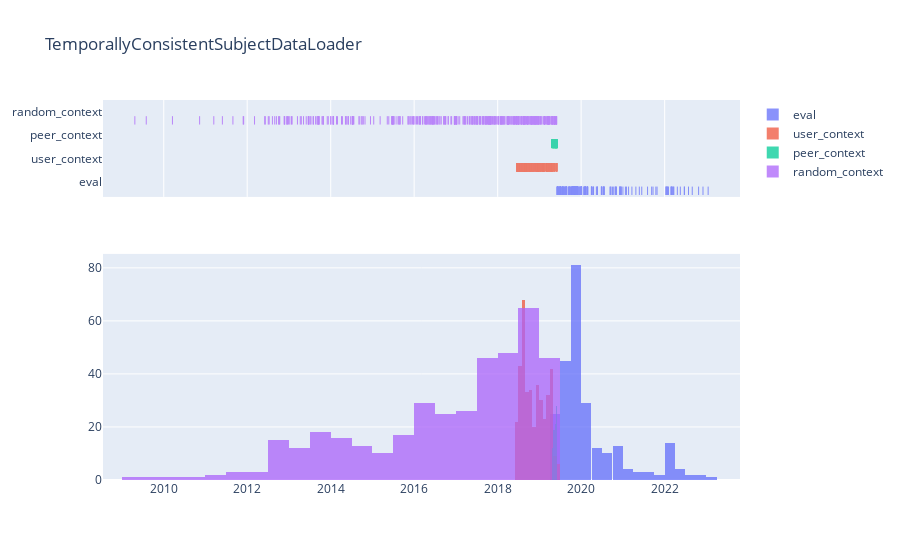

Notebook code for this chart:
### Code cell
timelines(dataset2, title="TemporallyConsistentSubjectDataLoader")

### Figure 1 — Plotly figure (JSON) as saved in the notebook; plotly's stock layout.template omitted (floating-point values rounded to 4 significant figures; data arrays with more than 128 entries replaced by an {"elided": "..."} marker saying what was removed)
{"data": [{"boxpoints": "all", "fillcolor": "rgba(255,255,255,0)", "hoveron": "points", "hovertext": {"elided": "250 str values"}, "jitter": 0, "line": {"color": "rgba(255,255,255,0)"}, "marker": {"color": "#636EFA", "symbol": "line-ns-open"}, "name": "eval", "opacity": 0.75, "showlegend": false, "type": "box", "x": {"elided": "250 str values"}, "xaxis": "x", "yaxis": "y"}, {"marker": {"color": "#636EFA"}, "name": "eval", "opacity": 0.75, "type": "histogram", "x": {"elided": "250 str values"}, "xaxis": "x2", "yaxis": "y2"}, {"boxpoints": "all", "fillcolor": "rgba(255,255,255,0)", "hoveron": "points", "hovertext": {"elided": "398 str values"}, "jitter": 0, "line": {"color": "rgba(255,255,255,0)"}, "marker": {"color": "#EF553B", "symbol": "line-ns-open"}, "name": "user_context", "opacity": 0.75, "showlegend": false, "type": "box", "x": {"elided": "398 str values"}, "xaxis": "x", "yaxis": "y"}, {"marker": {"color": "#EF553B"}, "name": "user_context", "opacity": 0.75, "type": "histogram", "x": {"elided": "398 str values"}, "xaxis": "x2", "yaxis": "y2"}, {"boxpoints": "all", "fillcolor": "rgba(255,255,255,0)", "hoveron": "points", "hovertext": {"elided": "398 str values"}, "jitter": 0, "line": {"color": "rgba(255,255,255,0)"}, "marker": {"color": "#00CC96", "symbol": "line-ns-open"}, "name": "peer_context", "opacity": 0.75, "showlegend": false, "type": "box", "x": {"elided": "398 str values"}, "xaxis": "x", "yaxis": "y"}, {"marker": {"color": "#00CC96"}, "name": "peer_context", "opacity": 0.75, "type": "histogram", "x": {"elided": "398 str values"}, "xaxis": "x2", "yaxis": "y2"}, {"boxpoints": "all", "fillcolor": "rgba(255,255,255,0)", "hoveron": "points", "hovertext": {"elided": "398 str values"}, "jitter": 0, "line": {"color": "rgba(255,255,255,0)"}, "marker": {"color": "#AB63FA", "symbol": "line-ns-open"}, "name": "random_context", "opacity": 0.75, "showlegend": false, "type": "box", "x": {"elided": "398 str values"}, "xaxis": "x", "yaxis": "y"}, {"marker": {"color": "#AB63FA"}, "name": "random_context", "opacity": 0.75, "type": "histogram", "x": {"elided": "398 str values"}, "xaxis": "x2", "yaxis": "y2"}], "layout": {"barmode": "overlay", "title": {"text": "TemporallyConsistentSubjectDataLoader"}, "xaxis": {"anchor": "y", "domain": [0, 1], "matches": "x2", "showticklabels": false}, "xaxis2": {"anchor": "y2", "domain": [0, 1]}, "yaxis": {"anchor": "x", "domain": [0.745, 1]}, "yaxis2": {"anchor": "x2", "domain": [0, 0.595]}}}
